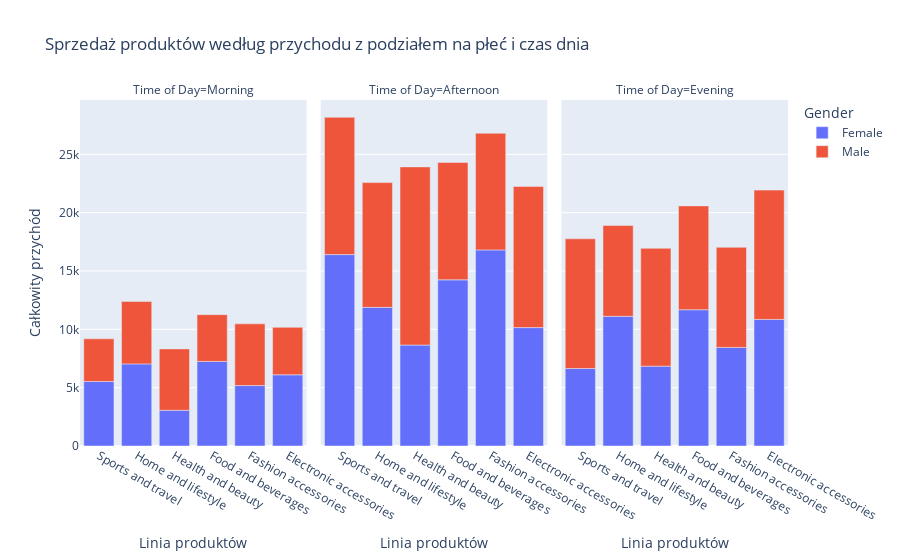

The notebook cell this image was saved under:
### Code cell
# Konwersja kolumny czasu na godzinę dnia
df['Hour'] = pd.to_datetime(df['Time']).dt.hour

# Kategoryzacja godzin dnia na poranne, popołudniowe, wieczorne
bins = [0, 12, 17, 24]
labels = ['Morning', 'Afternoon', 'Evening']
df['Time of Day'] = pd.cut(df['Hour'], bins=bins, labels=labels, right=False)

# Grupowanie danych według linii produktów, płci i czasu dnia, sumowanie przychodów
product_gender_time_revenue = df.groupby(['Product line', 'Gender', 'Time of Day'])['Total'].sum().reset_index()

# Sortowanie wyników dla lepszego widoku
sorted_product_gender_time_revenue = product_gender_time_revenue.sort_values(by=['Product line', 'Total'], ascending=False)

fig = px.bar(
    sorted_product_gender_time_revenue, 
    x='Product line', 
    y='Total', 
    color='Gender', 
    facet_col='Time of Day',  # Rozdzielenie wykresu na kolumny według części dnia
    title='Sprzedaż produktów według przychodu z podziałem na płeć i czas dnia',
    labels={'Total': 'Całkowity przychód', 'Product line': 'Linia produktów'},
    category_orders={"Time of Day": ["Morning", "Afternoon", "Evening"]}  # Ustalenie kolejności kategorii
)

fig.show()

### Figure 1 — Plotly figure (JSON) as saved in the notebook; plotly's stock layout.template omitted (floating-point values rounded to 4 significant figures)
{"data": [{"alignmentgroup": "True", "hovertemplate": "Gender=Female<br>Time of Day=Morning<br>Linia produktów=%{x}<br>Całkowity przychód=%{y}<extra></extra>", "legendgroup": "Female", "marker": {"color": "#636efa", "pattern": {"shape": ""}}, "name": "Female", "offsetgroup": "Female", "orientation": "v", "showlegend": true, "textposition": "auto", "type": "bar", "x": ["Sports and travel", "Home and lifestyle", "Health and beauty", "Food and beverages", "Fashion accessories", "Electronic accessories"], "xaxis": "x", "y": [5527.0, 7036.0, 3061.0, 7248.0, 5180.0, 6104.0], "yaxis": "y"}, {"alignmentgroup": "True", "hovertemplate": "Gender=Female<br>Time of Day=Afternoon<br>Linia produktów=%{x}<br>Całkowity przychód=%{y}<extra></extra>", "legendgroup": "Female", "marker": {"color": "#636efa", "pattern": {"shape": ""}}, "name": "Female", "offsetgroup": "Female", "orientation": "v", "showlegend": false, "textposition": "auto", "type": "bar", "x": ["Sports and travel", "Home and lifestyle", "Health and beauty", "Food and beverages", "Fashion accessories", "Electronic accessories"], "xaxis": "x2", "y": [16410.0, 11880.0, 8654.0, 14240.0, 16810.0, 10150.0], "yaxis": "y2"}, {"alignmentgroup": "True", "hovertemplate": "Gender=Female<br>Time of Day=Evening<br>Linia produktów=%{x}<br>Całkowity przychód=%{y}<extra></extra>", "legendgroup": "Female", "marker": {"color": "#636efa", "pattern": {"shape": ""}}, "name": "Female", "offsetgroup": "Female", "orientation": "v", "showlegend": false, "textposition": "auto", "type": "bar", "x": ["Sports and travel", "Home and lifestyle", "Health and beauty", "Food and beverages", "Fashion accessories", "Electronic accessories"], "xaxis": "x3", "y": [6640.0, 11120.0, 6846.0, 11680.0, 8451.0, 10850.0], "yaxis": "y3"}, {"alignmentgroup": "True", "hovertemplate": "Gender=Male<br>Time of Day=Morning<br>Linia produktów=%{x}<br>Całkowity przychód=%{y}<extra></extra>", "legendgroup": "Male", "marker": {"color": "#EF553B", "pattern": {"shape": ""}}, "name": "Male", "offsetgroup": "Male", "orientation": "v", "showlegend": true, "textposition": "auto", "type": "bar", "x": ["Sports and travel", "Home and lifestyle", "Health and beauty", "Food and beverages", "Fashion accessories", "Electronic accessories"], "xaxis": "x", "y": [3660.0, 5352.0, 5262.0, 4012.0, 5291.0, 4064.0], "yaxis": "y"}, {"alignmentgroup": "True", "hovertemplate": "Gender=Male<br>Time of Day=Afternoon<br>Linia produktów=%{x}<br>Całkowity przychód=%{y}<extra></extra>", "legendgroup": "Male", "marker": {"color": "#EF553B", "pattern": {"shape": ""}}, "name": "Male", "offsetgroup": "Male", "orientation": "v", "showlegend": false, "textposition": "auto", "type": "bar", "x": ["Sports and travel", "Home and lifestyle", "Health and beauty", "Food and beverages", "Fashion accessories", "Electronic accessories"], "xaxis": "x2", "y": [11770.0, 10690.0, 15270.0, 10060.0, 10000.0, 12090.0], "yaxis": "y2"}, {"alignmentgroup": "True", "hovertemplate": "Gender=Male<br>Time of Day=Evening<br>Linia produktów=%{x}<br>Całkowity przychód=%{y}<extra></extra>", "legendgroup": "Male", "marker": {"color": "#EF553B", "pattern": {"shape": ""}}, "name": "Male", "offsetgroup": "Male", "orientation": "v", "showlegend": false, "textposition": "auto", "type": "bar", "x": ["Sports and travel", "Home and lifestyle", "Health and beauty", "Food and beverages", "Fashion accessories", "Electronic accessories"], "xaxis": "x3", "y": [11120.0, 7778.0, 10100.0, 8903.0, 8576.0, 11080.0], "yaxis": "y3"}], "layout": {"annotations": [{"font": {}, "showarrow": false, "text": "Time of Day=Morning", "x": 0.16, "xanchor": "center", "xref": "paper", "y": 1, "yanchor": "bottom", "yref": "paper"}, {"font": {}, "showarrow": false, "text": "Time of Day=Afternoon", "x": 0.5, "xanchor": "center", "xref": "paper", "y": 1, "yanchor": "bottom", "yref": "paper"}, {"font": {}, "showarrow": false, "text": "Time of Day=Evening", "x": 0.84, "xanchor": "center", "xref": "paper", "y": 1, "yanchor": "bottom", "yref": "paper"}], "barmode": "relative", "legend": {"title": {"text": "Gender"}, "tracegroupgap": 0}, "title": {"text": "Sprzedaż produktów według przychodu z podziałem na płeć i czas dnia"}, "xaxis": {"anchor": "y", "domain": [0, 0.32], "title": {"text": "Linia produktów"}}, "xaxis2": {"anchor": "y2", "domain": [0.34, 0.66], "matches": "x", "title": {"text": "Linia produktów"}}, "xaxis3": {"anchor": "y3", "domain": [0.68, 1.0], "matches": "x", "title": {"text": "Linia produktów"}}, "yaxis": {"anchor": "x", "domain": [0, 1], "title": {"text": "Całkowity przychód"}}, "yaxis2": {"anchor": "x2", "domain": [0, 1], "matches": "y", "showticklabels": false}, "yaxis3": {"anchor": "x3", "domain": [0, 1], "matches": "y", "showticklabels": false}}}
